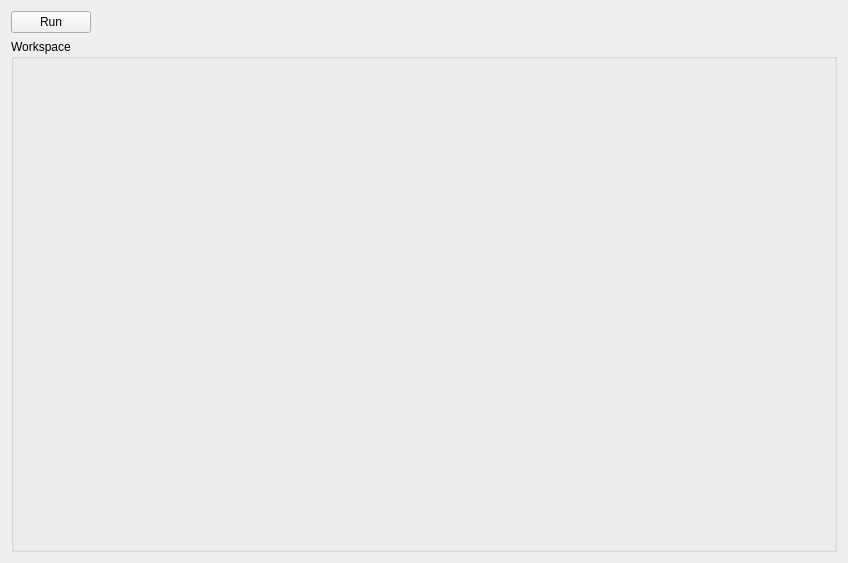
<?xml version="1.0" encoding="UTF-8"?>
<ui version="4.0">
 <class>VisionFlowView</class>
 <widget class="QWidget" name="VisionFlowView">
  <property name="geometry">
   <rect>
    <x>0</x>
    <y>0</y>
    <width>848</width>
    <height>563</height>
   </rect>
  </property>
  <property name="windowTitle">
   <string>Form</string>
  </property>
  <layout class="QGridLayout" name="gridLayout">
   <item row="0" column="0">
    <widget class="QPushButton" name="btn_run">
     <property name="text">
      <string>Run</string>
     </property>
    </widget>
   </item>
   <item row="0" column="1">
    <spacer name="horizontalSpacer">
     <property name="orientation">
      <enum>Qt::Horizontal</enum>
     </property>
     <property name="sizeHint" stdset="0">
      <size>
       <width>741</width>
       <height>20</height>
      </size>
     </property>
    </spacer>
   </item>
   <item row="1" column="0" colspan="2">
    <widget class="QGroupBox" name="gpb_workspace">
     <property name="title">
      <string>Workspace</string>
     </property>
    </widget>
   </item>
  </layout>
 </widget>
 <resources/>
 <connections/>
</ui>
